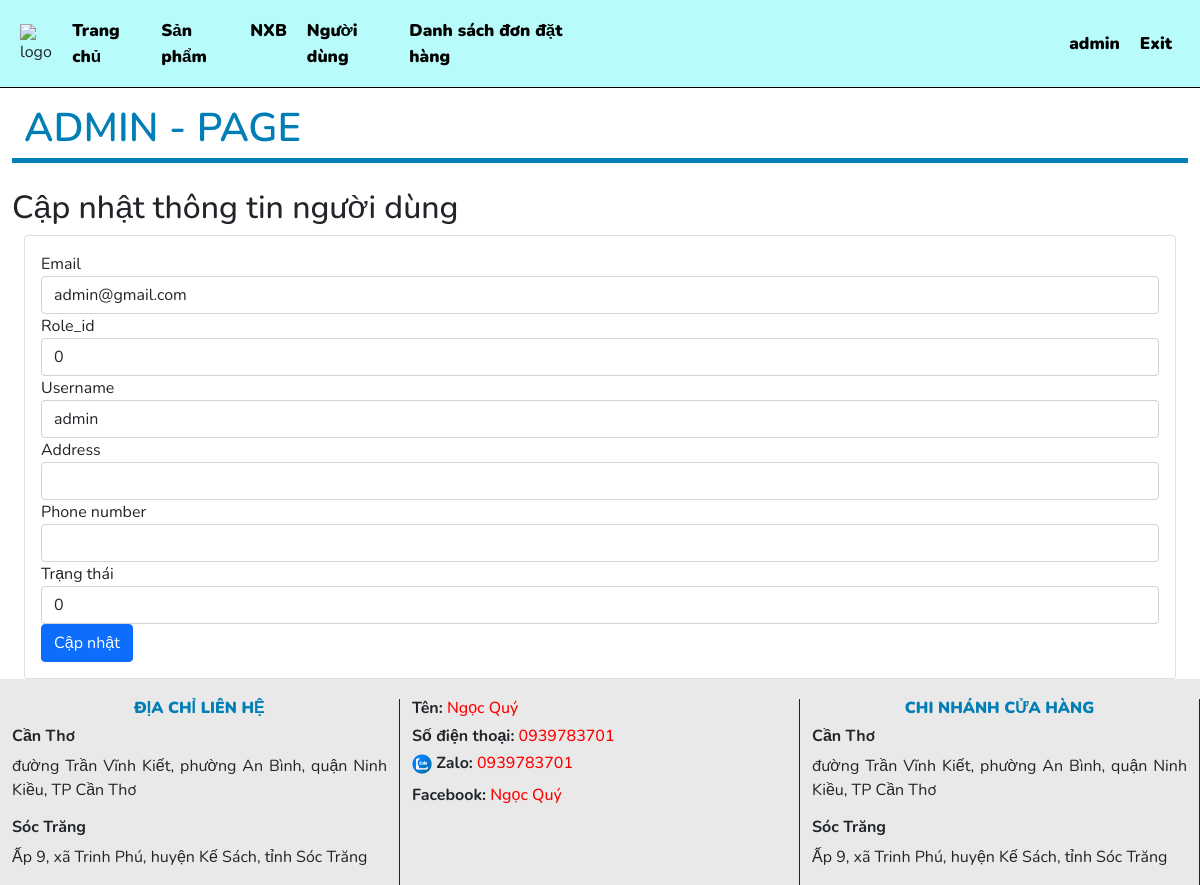
Page /admin/index.php?route=updateuser&id=1 (signed in) on the earlier database version.
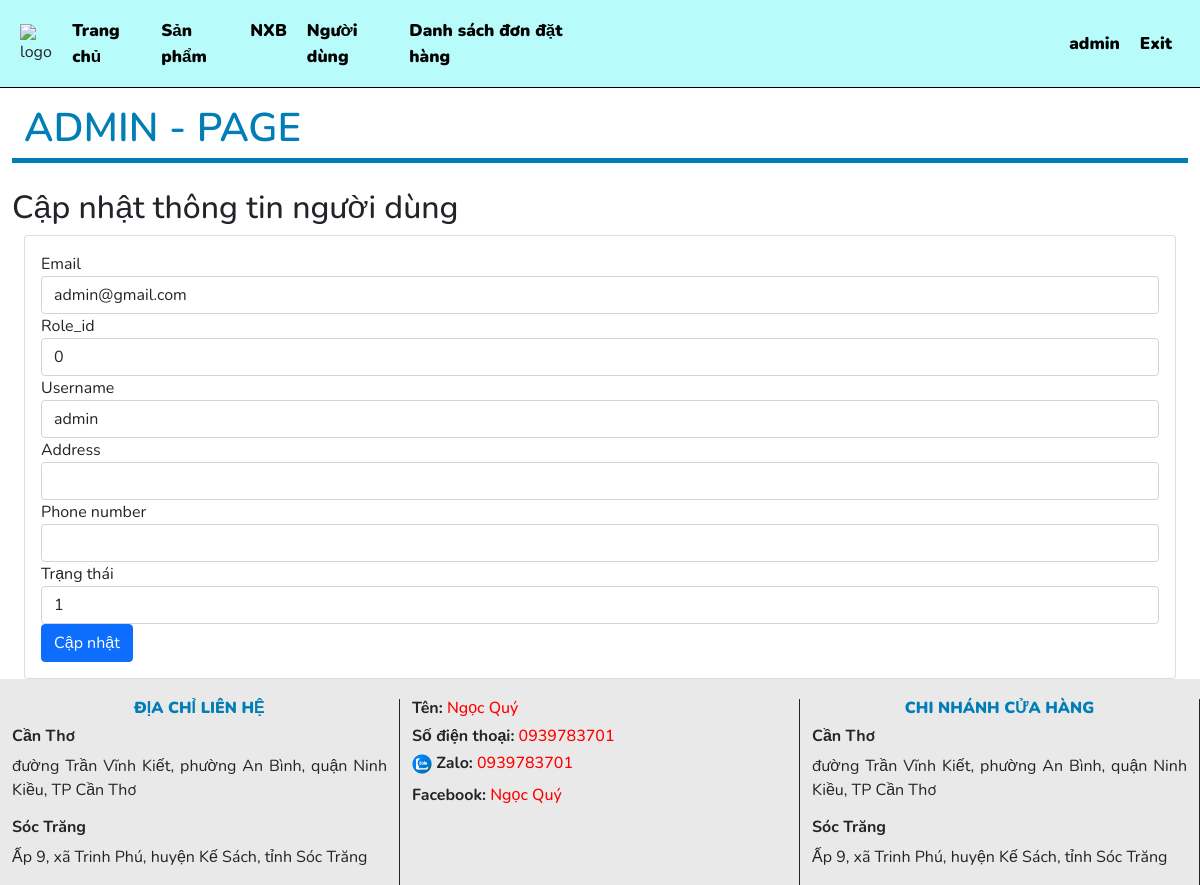
Same page on the later database version.
### tables this page shows
CREATE TABLE `users` (
  `id` int(11) NOT NULL,
  `email` varchar(50) NOT NULL,
  `password` varchar(255) NOT NULL,
  `role_id` int(11) DEFAULT NULL,
  `username` varchar(50) NOT NULL,
  `address` varchar(255) NOT NULL,
  `phonenumber` varchar(10) NOT NULL,
  `status` int(2) NOT NULL
);

### model/user.php (called while the page is built, shortened)
<?php
function getone_user($id)
{
    $conn = connectdb();
    $stmt = $conn->prepare("SELECT * FROM users WHERE id = :id");
    $stmt->bindParam(':id', $id, PDO::PARAM_INT);
    $stmt->execute();
    $one_user = $stmt->fetchAll(PDO::FETCH_ASSOC);
    return $one_user;
}
?>

### admin/view/user/updateUser.php (the view, shortened to what this page needs)
<div class="row home-title d-flex justify-content-center align-items-center"><p>ADMIN - PAGE</p></div>
<div class="row">
    <h2>Cập nhật thông tin người dùng</h2>
</div>
<div class="container-fluid">
    <div class="card">
        <div class="card-body">
            <form action="index.php?route=updateuser" method="POST" enctype="multipart/form-data">
                <div class="form-group">
                    <label>Email</label>
                    <input name="email" type="email" value="<?=$one_user['email']?>" class="form-control" placeholder="">
                </div>
                <div class="form-group">
                    <label>Role_id</label>
                    <input name="role_id" type="text" value="<?=$one_user['role_id']?>" class="form-control" placeholder="">
                </div>
                <div class="form-group">
                    <label>Username</label>
                    <input name="username" type="text" value="<?=$one_user['username']?>" class="form-control" placeholder="">
                </div>
                <div class="form-group">
                    <label>Address</label>
                    <input name="address" type="text" value="<?=$one_user['address']?>" class="form-control" placeholder="">
                </div>
                <div class="form-group">
                    <label>Phone number</label>
                    <input name="phonenumber" type="text" value="<?=$one_user['phonenumber']?>" class="form-control" placeholder="">
                </div>
                <div class="form-group">
                    <label>Trạng thái</label>
                    <input name="status" type="text" value="<?=$one_user['status']?>" class="form-control" placeholder="">
                </div>
                <button type="submit" name="capnhatuser" value="1" class="btn btn-primary">Cập nhật</button>
            </form>
        </div>
    </div>
</div>

Differences in the rows shown:
changed users "admin@gmail.com": status "0" → "1"
